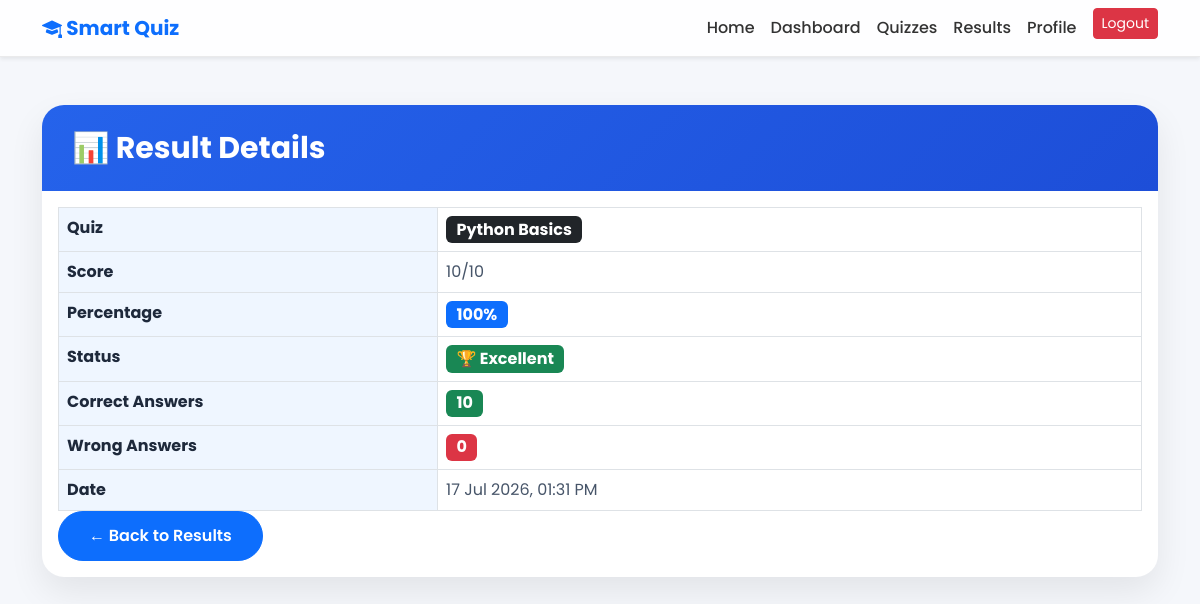
The app's page /results/51/ (signed in) with its own data.
### quiz/models.py (models this page shows, shortened)
class Result(models.Model):
    student = models.ForeignKey(User, on_delete=models.CASCADE)
    quiz = models.ForeignKey(Quiz, on_delete=models.CASCADE)
    score = models.IntegerField()
    total_questions = models.IntegerField()
    submitted_at = models.DateTimeField(auto_now_add=True)

class Quiz(models.Model):
    title = models.CharField(max_length=200)
    subject = models.ForeignKey(Subject, on_delete=models.CASCADE)
    description = models.TextField(blank=True, default="")
    duration = models.IntegerField(help_text="Duration in minutes")
    total_marks = models.IntegerField(default=0)

### quiz/views.py (the view)
# urls.py: path('results/<int:id>/', views.result_detail, name='result_detail'),
@login_required
def result_detail(request, id):
    result = Result.objects.get(
        id=id,
        student=request.user
    )
    percentage = round(
        (result.score / result.total_questions) * 100
    )
    correct_answers = result.score
    wrong_answers = result.total_questions - result.score
    context = {
        'result': result,
        'percentage': percentage,
        'correct_answers': correct_answers,
        'wrong_answers': wrong_answers,
    }
    return render(
        request,
        'result_detail.html',
        context
    )

### templates/result_detail.html (shortened to what this page needs)
{% extends "base.html" %}
{% load static %}
{% block css %}
<link rel="stylesheet" href="{% static 'css/result_detail.css' %}">
{% endblock %}
{% block content %}
<div class="container py-5">
    <div class="card detail-card">
        <div class="detail-header">
            <h2 class="mb-0">
                📊 Result Details
            </h2>
        </div>
        <div class="card-body">
            <table class="table table-bordered">
                <tr>
                    <th>Quiz</th>
                    <td>
    <span class="badge bg-dark fs-6">
        {{ result.quiz.title }}
    </span>
</td>
                </tr>
                <tr>
                    <th>Score</th>
                    <td>{{ result.score }}/{{ result.total_questions }}</td>
                </tr>
                <tr>
                    <th>Percentage</th>
                    <td>
    <span class="badge bg-primary fs-6">
        {{ percentage }}%
    </span>
</td>
                </tr>
                <tr>
    <th>Status</th>
    <td>
        {% if percentage >= 80 %}
            <span class="badge bg-success fs-6">
                🏆 Excellent
            </span>
        {% elif percentage >= 50 %}
            <span class="badge bg-warning text-dark fs-6">
                👍 Good
            </span>
        {% else %}
            <span class="badge bg-danger fs-6">
                📚 Needs Improvement
            </span>
        {% endif %}
    </td>
</tr>
<tr>
    <th>Correct Answers</th>
    <td>
        <span class="badge bg-success fs-6">
            {{ correct_answers }}
        </span>
    </td>
</tr>
<tr>
    <th>Wrong Answers</th>
    <td>
        <span class="badge bg-danger fs-6">
            {{ wrong_answers }}
        </span>
    </td>
</tr>
                <tr>
                    <th>Date</th>
                    <td>{{ result.submitted_at|date:"d M Y, h:i A" }}</td>
                </tr>
            </table>
            <a href="{% url 'results' %}" class="btn btn-primary back-btn">
                ← Back to Results
            </a>
        </div>
    </div>
</div>
{% endblock %}

### static/css/result_detail.css (style rules this page uses)
body { background:#f5f7fb; }
.detail-card { border:none; border-radius:22px; overflow:hidden; box-shadow:0 15px 35px rgba(0,0,0,.08); }
.detail-header { background:linear-gradient(135deg,#2563eb,#1d4ed8); color:#fff; padding:25px 30px; }
.detail-header h2 { margin:0; font-size:30px; font-weight:700; }
.table { margin-bottom:0; }
.table th { width:35%; background:#eff6ff; color:#1e293b; font-weight:700; }
.table td { color:#475569; }
.back-btn { border-radius:50px; padding:12px 30px; font-weight:600; }

### templates/base.html (style rules this page uses)
body { font-family:'Poppins',sans-serif; }

### records on screen
Result: quiz "Python Basics", score "10", total_questions "10", submitted_at "17 Jul 2026, 01:31 PM"

### other values on screen
{{ percentage }} "100"
{{ correct_answers }} "10"
{{ wrong_answers }} "0"
